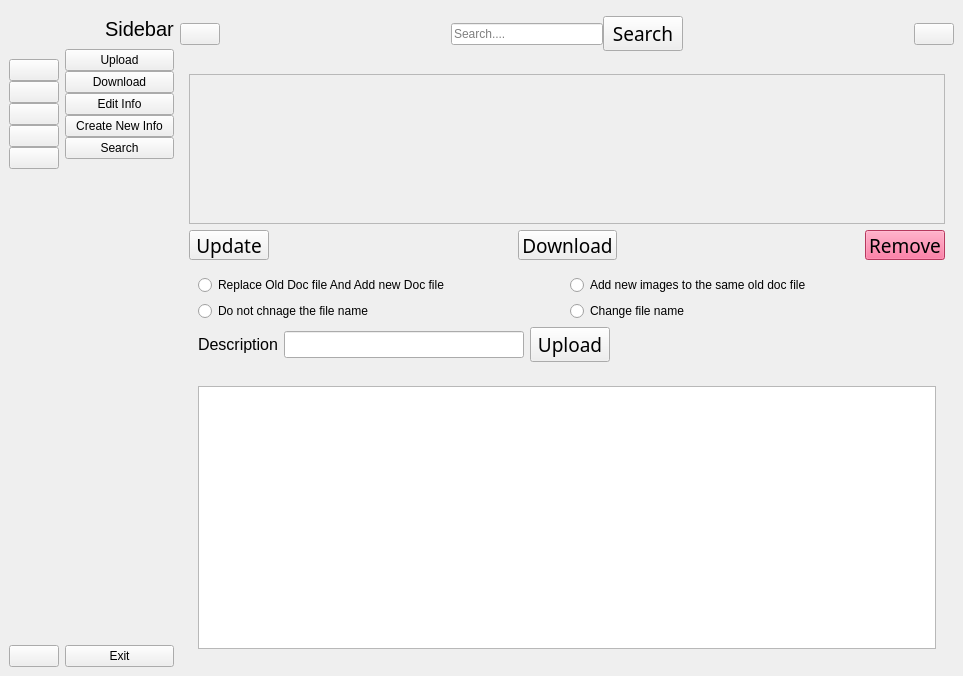
<?xml version="1.0" encoding="UTF-8"?>
<ui version="4.0">
 <class>MainWindow</class>
 <widget class="QMainWindow" name="MainWindow">
  <property name="geometry">
   <rect>
    <x>0</x>
    <y>0</y>
    <width>963</width>
    <height>676</height>
   </rect>
  </property>
  <property name="windowTitle">
   <string>MainWindow</string>
  </property>
  <widget class="QWidget" name="centralwidget">
   <layout class="QGridLayout" name="gridLayout_5">
    <item row="0" column="0">
     <widget class="QWidget" name="icon_only_widget" native="true">
      <layout class="QVBoxLayout" name="verticalLayout_3">
       <property name="spacing">
        <number>0</number>
       </property>
       <property name="leftMargin">
        <number>0</number>
       </property>
       <property name="topMargin">
        <number>0</number>
       </property>
       <property name="rightMargin">
        <number>0</number>
       </property>
       <property name="bottomMargin">
        <number>0</number>
       </property>
       <item>
        <layout class="QHBoxLayout" name="horizontalLayout_2">
         <property name="spacing">
          <number>0</number>
         </property>
         <item>
          <widget class="QLabel" name="logo_label_1">
           <property name="minimumSize">
            <size>
             <width>50</width>
             <height>50</height>
            </size>
           </property>
           <property name="maximumSize">
            <size>
             <width>50</width>
             <height>50</height>
            </size>
           </property>
           <property name="font">
            <font>
             <pointsize>14</pointsize>
            </font>
           </property>
           <property name="text">
            <string/>
           </property>
           <property name="pixmap">
            <pixmap resource="resource.qrc">:/icon/icon/Logo.png</pixmap>
           </property>
           <property name="scaledContents">
            <bool>true</bool>
           </property>
          </widget>
         </item>
        </layout>
       </item>
       <item>
        <layout class="QVBoxLayout" name="verticalLayout_2">
         <property name="spacing">
          <number>0</number>
         </property>
         <item>
          <widget class="QPushButton" name="home_btn_1">
           <property name="text">
            <string/>
           </property>
           <property name="icon">
            <iconset resource="resource.qrc">
             <normaloff>:/icon/icon/home-4-32.ico</normaloff>
             <normalon>:/icon/icon/home-4-48.ico</normalon>:/icon/icon/home-4-32.ico</iconset>
           </property>
           <property name="iconSize">
            <size>
             <width>20</width>
             <height>20</height>
            </size>
           </property>
           <property name="checkable">
            <bool>true</bool>
           </property>
           <property name="autoExclusive">
            <bool>true</bool>
           </property>
          </widget>
         </item>
         <item>
          <widget class="QPushButton" name="dashboard_btn_1">
           <property name="text">
            <string/>
           </property>
           <property name="icon">
            <iconset resource="resource.qrc">
             <normaloff>:/icon/icon/dashboard-5-32.ico</normaloff>
             <normalon>:/icon/icon/dashboard-5-48.ico</normalon>:/icon/icon/dashboard-5-32.ico</iconset>
           </property>
           <property name="iconSize">
            <size>
             <width>20</width>
             <height>20</height>
            </size>
           </property>
           <property name="checkable">
            <bool>true</bool>
           </property>
           <property name="autoExclusive">
            <bool>true</bool>
           </property>
          </widget>
         </item>
         <item>
          <widget class="QPushButton" name="others_btn_1">
           <property name="text">
            <string/>
           </property>
           <property name="icon">
            <iconset resource="resource.qrc">
             <normaloff>:/icon/icon/activity-feed-32.ico</normaloff>
             <normalon>:/icon/icon/activity-feed-48.ico</normalon>:/icon/icon/activity-feed-32.ico</iconset>
           </property>
           <property name="iconSize">
            <size>
             <width>20</width>
             <height>20</height>
            </size>
           </property>
           <property name="checkable">
            <bool>true</bool>
           </property>
           <property name="autoExclusive">
            <bool>true</bool>
           </property>
          </widget>
         </item>
         <item>
          <widget class="QPushButton" name="products_btn_1">
           <property name="text">
            <string/>
           </property>
           <property name="icon">
            <iconset resource="resource.qrc">
             <normaloff>:/icon/icon/product-32.ico</normaloff>
             <normalon>:/icon/icon/product-48.ico</normalon>:/icon/icon/product-32.ico</iconset>
           </property>
           <property name="iconSize">
            <size>
             <width>20</width>
             <height>20</height>
            </size>
           </property>
           <property name="checkable">
            <bool>true</bool>
           </property>
           <property name="autoExclusive">
            <bool>true</bool>
           </property>
          </widget>
         </item>
         <item>
          <widget class="QPushButton" name="customers_btn_1">
           <property name="text">
            <string/>
           </property>
           <property name="icon">
            <iconset resource="resource.qrc">
             <normaloff>:/icon/icon/group-32.ico</normaloff>
             <normalon>:/icon/icon/group-48.ico</normalon>:/icon/icon/group-32.ico</iconset>
           </property>
           <property name="iconSize">
            <size>
             <width>20</width>
             <height>20</height>
            </size>
           </property>
           <property name="checkable">
            <bool>true</bool>
           </property>
           <property name="autoExclusive">
            <bool>true</bool>
           </property>
          </widget>
         </item>
        </layout>
       </item>
       <item>
        <spacer name="verticalSpacer">
         <property name="orientation">
          <enum>Qt::Vertical</enum>
         </property>
         <property name="sizeHint" stdset="0">
          <size>
           <width>20</width>
           <height>373</height>
          </size>
         </property>
        </spacer>
       </item>
       <item>
        <widget class="QPushButton" name="exit_btn_1">
         <property name="text">
          <string/>
         </property>
         <property name="icon">
          <iconset resource="resource.qrc">
           <normaloff>:/icon/icon/close-window-64.ico</normaloff>:/icon/icon/close-window-64.ico</iconset>
         </property>
         <property name="iconSize">
          <size>
           <width>20</width>
           <height>20</height>
          </size>
         </property>
         <property name="checkable">
          <bool>true</bool>
         </property>
         <property name="autoExclusive">
          <bool>true</bool>
         </property>
        </widget>
       </item>
      </layout>
     </widget>
    </item>
    <item row="0" column="1">
     <widget class="QWidget" name="full_menu_widget" native="true">
      <layout class="QVBoxLayout" name="verticalLayout_4">
       <property name="spacing">
        <number>0</number>
       </property>
       <property name="leftMargin">
        <number>0</number>
       </property>
       <property name="topMargin">
        <number>0</number>
       </property>
       <property name="rightMargin">
        <number>0</number>
       </property>
       <property name="bottomMargin">
        <number>0</number>
       </property>
       <item>
        <layout class="QHBoxLayout" name="horizontalLayout_3">
         <property name="spacing">
          <number>0</number>
         </property>
         <item>
          <widget class="QLabel" name="logo_label_2">
           <property name="minimumSize">
            <size>
             <width>40</width>
             <height>40</height>
            </size>
           </property>
           <property name="maximumSize">
            <size>
             <width>40</width>
             <height>40</height>
            </size>
           </property>
           <property name="text">
            <string/>
           </property>
           <property name="pixmap">
            <pixmap resource="resource.qrc">:/icon/icon/Logo.png</pixmap>
           </property>
           <property name="scaledContents">
            <bool>true</bool>
           </property>
          </widget>
         </item>
         <item>
          <widget class="QLabel" name="logo_label_3">
           <property name="font">
            <font>
             <family>Segoe UI</family>
             <pointsize>15</pointsize>
            </font>
           </property>
           <property name="text">
            <string>Sidebar</string>
           </property>
          </widget>
         </item>
        </layout>
       </item>
       <item>
        <layout class="QVBoxLayout" name="verticalLayout">
         <property name="spacing">
          <number>0</number>
         </property>
         <item>
          <widget class="QPushButton" name="home_btn_2">
           <property name="text">
            <string>Upload</string>
           </property>
           <property name="icon">
            <iconset resource="resource.qrc">
             <normaloff>:/icon/icon/home-4-32.ico</normaloff>
             <normalon>:/icon/icon/home-4-48.ico</normalon>:/icon/icon/home-4-32.ico</iconset>
           </property>
           <property name="iconSize">
            <size>
             <width>14</width>
             <height>14</height>
            </size>
           </property>
           <property name="checkable">
            <bool>true</bool>
           </property>
           <property name="autoExclusive">
            <bool>true</bool>
           </property>
          </widget>
         </item>
         <item>
          <widget class="QPushButton" name="dashboard_btn_2">
           <property name="text">
            <string>Download</string>
           </property>
           <property name="icon">
            <iconset resource="resource.qrc">
             <normaloff>:/icon/icon/dashboard-5-32.ico</normaloff>
             <normalon>:/icon/icon/dashboard-5-48.ico</normalon>:/icon/icon/dashboard-5-32.ico</iconset>
           </property>
           <property name="iconSize">
            <size>
             <width>14</width>
             <height>14</height>
            </size>
           </property>
           <property name="checkable">
            <bool>true</bool>
           </property>
           <property name="autoExclusive">
            <bool>true</bool>
           </property>
          </widget>
         </item>
         <item>
          <widget class="QPushButton" name="others_btn_2">
           <property name="text">
            <string>Edit Info</string>
           </property>
           <property name="icon">
            <iconset resource="resource.qrc">
             <normaloff>:/icon/icon/activity-feed-32.ico</normaloff>
             <normalon>:/icon/icon/activity-feed-48.ico</normalon>:/icon/icon/activity-feed-32.ico</iconset>
           </property>
           <property name="iconSize">
            <size>
             <width>14</width>
             <height>14</height>
            </size>
           </property>
           <property name="checkable">
            <bool>true</bool>
           </property>
           <property name="autoExclusive">
            <bool>true</bool>
           </property>
          </widget>
         </item>
         <item>
          <widget class="QPushButton" name="products_btn_2">
           <property name="text">
            <string>Create New Info</string>
           </property>
           <property name="icon">
            <iconset resource="resource.qrc">
             <normaloff>:/icon/icon/product-32.ico</normaloff>
             <normalon>:/icon/icon/product-48.ico</normalon>:/icon/icon/product-32.ico</iconset>
           </property>
           <property name="iconSize">
            <size>
             <width>14</width>
             <height>14</height>
            </size>
           </property>
           <property name="checkable">
            <bool>true</bool>
           </property>
           <property name="autoExclusive">
            <bool>true</bool>
           </property>
          </widget>
         </item>
         <item>
          <widget class="QPushButton" name="customers_btn_2">
           <property name="text">
            <string>Search</string>
           </property>
           <property name="icon">
            <iconset resource="resource.qrc">
             <normaloff>:/icon/icon/group-32.ico</normaloff>
             <normalon>:/icon/icon/group-48.ico</normalon>:/icon/icon/group-32.ico</iconset>
           </property>
           <property name="iconSize">
            <size>
             <width>14</width>
             <height>14</height>
            </size>
           </property>
           <property name="checkable">
            <bool>true</bool>
           </property>
           <property name="autoExclusive">
            <bool>true</bool>
           </property>
          </widget>
         </item>
        </layout>
       </item>
       <item>
        <spacer name="verticalSpacer_2">
         <property name="orientation">
          <enum>Qt::Vertical</enum>
         </property>
         <property name="sizeHint" stdset="0">
          <size>
           <width>20</width>
           <height>413</height>
          </size>
         </property>
        </spacer>
       </item>
       <item>
        <widget class="QPushButton" name="exit_btn_2">
         <property name="text">
          <string>Exit</string>
         </property>
         <property name="icon">
          <iconset resource="resource.qrc">
           <normaloff>:/icon/icon/close-window-64.ico</normaloff>:/icon/icon/close-window-64.ico</iconset>
         </property>
         <property name="iconSize">
          <size>
           <width>14</width>
           <height>14</height>
          </size>
         </property>
         <property name="checkable">
          <bool>true</bool>
         </property>
         <property name="autoExclusive">
          <bool>true</bool>
         </property>
        </widget>
       </item>
      </layout>
     </widget>
    </item>
    <item row="0" column="2">
     <layout class="QVBoxLayout" name="vertical_Layout_6">
      <item>
       <widget class="QWidget" name="header_widget_3" native="true">
        <layout class="QVBoxLayout" name="verticalLayout_5">
         <property name="spacing">
          <number>0</number>
         </property>
         <property name="leftMargin">
          <number>0</number>
         </property>
         <property name="topMargin">
          <number>0</number>
         </property>
         <property name="rightMargin">
          <number>0</number>
         </property>
         <property name="bottomMargin">
          <number>0</number>
         </property>
         <item>
          <widget class="QWidget" name="header_widget" native="true">
           <property name="minimumSize">
            <size>
             <width>0</width>
             <height>40</height>
            </size>
           </property>
           <layout class="QHBoxLayout" name="horizontalLayout_4">
            <property name="spacing">
             <number>0</number>
            </property>
            <property name="leftMargin">
             <number>0</number>
            </property>
            <property name="topMargin">
             <number>0</number>
            </property>
            <property name="rightMargin">
             <number>0</number>
            </property>
            <property name="bottomMargin">
             <number>0</number>
            </property>
            <item>
             <widget class="QPushButton" name="change_btn">
              <property name="text">
               <string/>
              </property>
              <property name="icon">
               <iconset resource="resource.qrc">
                <normaloff>:/icon/icon/activity-feed-32.ico</normaloff>:/icon/icon/activity-feed-32.ico</iconset>
              </property>
              <property name="iconSize">
               <size>
                <width>14</width>
                <height>14</height>
               </size>
              </property>
              <property name="checkable">
               <bool>true</bool>
              </property>
             </widget>
            </item>
            <item>
             <spacer name="horizontalSpacer">
              <property name="orientation">
               <enum>Qt::Horizontal</enum>
              </property>
              <property name="sizeHint" stdset="0">
               <size>
                <width>216</width>
                <height>20</height>
               </size>
              </property>
             </spacer>
            </item>
            <item>
             <widget class="QWidget" name="search_widget" native="true">
              <property name="minimumSize">
               <size>
                <width>0</width>
                <height>50</height>
               </size>
              </property>
              <property name="maximumSize">
               <size>
                <width>16777215</width>
                <height>50</height>
               </size>
              </property>
              <layout class="QHBoxLayout" name="horizontalLayout_7">
               <property name="spacing">
                <number>0</number>
               </property>
               <property name="leftMargin">
                <number>0</number>
               </property>
               <property name="topMargin">
                <number>0</number>
               </property>
               <property name="rightMargin">
                <number>0</number>
               </property>
               <property name="bottomMargin">
                <number>0</number>
               </property>
               <item>
                <widget class="QLineEdit" name="search_input_2">
                 <property name="placeholderText">
                  <string>Search....</string>
                 </property>
                </widget>
               </item>
               <item>
                <widget class="QPushButton" name="search_btn_2">
                 <property name="font">
                  <font>
                   <family>Poppins</family>
                   <pointsize>14</pointsize>
                  </font>
                 </property>
                 <property name="text">
                  <string>Search</string>
                 </property>
                 <property name="icon">
                  <iconset resource="resource.qrc">
                   <normaloff>:/icon/icon/search-13-48.ico</normaloff>:/icon/icon/search-13-48.ico</iconset>
                 </property>
                 <property name="iconSize">
                  <size>
                   <width>14</width>
                   <height>14</height>
                  </size>
                 </property>
                </widget>
               </item>
              </layout>
             </widget>
            </item>
            <item>
             <spacer name="horizontalSpacer_2">
              <property name="orientation">
               <enum>Qt::Horizontal</enum>
              </property>
              <property name="sizeHint" stdset="0">
               <size>
                <width>216</width>
                <height>20</height>
               </size>
              </property>
             </spacer>
            </item>
            <item>
             <widget class="QPushButton" name="user_btn">
              <property name="text">
               <string/>
              </property>
              <property name="icon">
               <iconset resource="resource.qrc">
                <normaloff>:/icon/icon/user-48.ico</normaloff>:/icon/icon/user-48.ico</iconset>
              </property>
              <property name="iconSize">
               <size>
                <width>14</width>
                <height>14</height>
               </size>
              </property>
             </widget>
            </item>
           </layout>
          </widget>
         </item>
        </layout>
       </widget>
      </item>
      <item>
       <widget class="QStackedWidget" name="page_stackedWidget">
        <property name="currentIndex">
         <number>1</number>
        </property>
        <widget class="QWidget" name="upload_page">
         <layout class="QGridLayout" name="gridLayout_4">
          <item row="0" column="0">
           <widget class="QWidget" name="widget_for_scroll" native="true">
            <layout class="QGridLayout" name="gridLayout">
             <item row="0" column="0">
              <widget class="QScrollArea" name="scrollArea">
               <property name="widgetResizable">
                <bool>true</bool>
               </property>
               <widget class="QWidget" name="scrollAreaWidgetContents_2">
                <property name="geometry">
                 <rect>
                  <x>0</x>
                  <y>0</y>
                  <width>732</width>
                  <height>246</height>
                 </rect>
                </property>
               </widget>
              </widget>
             </item>
            </layout>
           </widget>
          </item>
          <item row="1" column="0">
           <widget class="QWidget" name="widget_upload" native="true">
            <layout class="QGridLayout" name="gridLayout_2">
             <item row="0" column="0">
              <layout class="QHBoxLayout" name="horizontalLayout_5">
               <item>
                <widget class="QLabel" name="label">
                 <property name="font">
                  <font>
                   <pointsize>12</pointsize>
                  </font>
                 </property>
                 <property name="text">
                  <string>Description</string>
                 </property>
                </widget>
               </item>
               <item>
                <widget class="QLineEdit" name="lineEdit">
                 <property name="font">
                  <font>
                   <pointsize>12</pointsize>
                  </font>
                 </property>
                </widget>
               </item>
              </layout>
             </item>
             <item row="0" column="1">
              <spacer name="horizontalSpacer_3">
               <property name="orientation">
                <enum>Qt::Horizontal</enum>
               </property>
               <property name="sizeHint" stdset="0">
                <size>
                 <width>320</width>
                 <height>20</height>
                </size>
               </property>
              </spacer>
             </item>
             <item row="0" column="2">
              <widget class="QPushButton" name="pushButton">
               <property name="font">
                <font>
                 <pointsize>14</pointsize>
                </font>
               </property>
               <property name="text">
                <string>Upload</string>
               </property>
              </widget>
             </item>
            </layout>
           </widget>
          </item>
          <item row="2" column="0">
           <widget class="QWidget" name="widget" native="true">
            <property name="minimumSize">
             <size>
              <width>0</width>
              <height>100</height>
             </size>
            </property>
            <property name="maximumSize">
             <size>
              <width>16777215</width>
              <height>300</height>
             </size>
            </property>
            <layout class="QGridLayout" name="gridLayout_3">
             <item row="0" column="0">
              <widget class="QTextEdit" name="textEdit"/>
             </item>
            </layout>
           </widget>
          </item>
         </layout>
        </widget>
        <widget class="QWidget" name="download_page">
         <layout class="QGridLayout" name="gridLayout_6">
          <item row="1" column="0">
           <widget class="QWidget" name="widget_for_scroll_download_page" native="true">
            <property name="minimumSize">
             <size>
              <width>0</width>
              <height>150</height>
             </size>
            </property>
            <property name="maximumSize">
             <size>
              <width>16777215</width>
              <height>150</height>
             </size>
            </property>
            <layout class="QVBoxLayout" name="verticalLayout_7">
             <property name="spacing">
              <number>0</number>
             </property>
             <property name="leftMargin">
              <number>0</number>
             </property>
             <property name="topMargin">
              <number>0</number>
             </property>
             <property name="rightMargin">
              <number>0</number>
             </property>
             <property name="bottomMargin">
              <number>0</number>
             </property>
             <item>
              <widget class="QScrollArea" name="scrollArea_2">
               <property name="widgetResizable">
                <bool>true</bool>
               </property>
               <widget class="QWidget" name="scrollAreaWidgetContents_3">
                <property name="geometry">
                 <rect>
                  <x>0</x>
                  <y>0</y>
                  <width>750</width>
                  <height>148</height>
                 </rect>
                </property>
                <layout class="QVBoxLayout" name="verticalLayout_6"/>
               </widget>
              </widget>
             </item>
            </layout>
           </widget>
          </item>
          <item row="2" column="0">
           <widget class="QWidget" name="widget_actions" native="true">
            <property name="minimumSize">
             <size>
              <width>0</width>
              <height>30</height>
             </size>
            </property>
            <property name="maximumSize">
             <size>
              <width>16777215</width>
              <height>30</height>
             </size>
            </property>
            <layout class="QHBoxLayout" name="horizontalLayout_8">
             <property name="spacing">
              <number>0</number>
             </property>
             <property name="leftMargin">
              <number>0</number>
             </property>
             <property name="topMargin">
              <number>0</number>
             </property>
             <property name="rightMargin">
              <number>0</number>
             </property>
             <property name="bottomMargin">
              <number>0</number>
             </property>
             <item>
              <widget class="QPushButton" name="pushButton_update">
               <property name="font">
                <font>
                 <family>Poppins</family>
                 <pointsize>14</pointsize>
                </font>
               </property>
               <property name="text">
                <string>Update</string>
               </property>
              </widget>
             </item>
             <item>
              <spacer name="horizontalSpacer_5">
               <property name="orientation">
                <enum>Qt::Horizontal</enum>
               </property>
               <property name="sizeHint" stdset="0">
                <size>
                 <width>238</width>
                 <height>20</height>
                </size>
               </property>
              </spacer>
             </item>
             <item>
              <widget class="QPushButton" name="pushButton_4">
               <property name="font">
                <font>
                 <family>Poppins</family>
                 <pointsize>14</pointsize>
                </font>
               </property>
               <property name="text">
                <string>Download</string>
               </property>
              </widget>
             </item>
             <item>
              <spacer name="horizontalSpacer_6">
               <property name="orientation">
                <enum>Qt::Horizontal</enum>
               </property>
               <property name="sizeHint" stdset="0">
                <size>
                 <width>238</width>
                 <height>20</height>
                </size>
               </property>
              </spacer>
             </item>
             <item>
              <widget class="QPushButton" name="pushButton_5">
               <property name="font">
                <font>
                 <family>Poppins</family>
                 <pointsize>14</pointsize>
                </font>
               </property>
               <property name="styleSheet">
                <string notr="true">background-color:rgb(255, 79, 132)</string>
               </property>
               <property name="text">
                <string>Remove</string>
               </property>
              </widget>
             </item>
            </layout>
           </widget>
          </item>
          <item row="3" column="0">
           <widget class="QWidget" name="widget_upload_edit" native="true">
            <layout class="QVBoxLayout" name="verticalLayout_8">
             <item>
              <layout class="QHBoxLayout" name="horizontalLayout_9">
               <item>
                <widget class="QRadioButton" name="radioButton">
                 <property name="text">
                  <string>Replace Old Doc file And Add new Doc file</string>
                 </property>
                </widget>
               </item>
               <item>
                <widget class="QRadioButton" name="radioButton_2">
                 <property name="text">
                  <string>Add new images to the same old doc file</string>
                 </property>
                </widget>
               </item>
              </layout>
             </item>
             <item>
              <layout class="QHBoxLayout" name="horizontalLayout_10">
               <item>
                <widget class="QRadioButton" name="radioButton_4">
                 <property name="text">
                  <string>Do not chnage the file name</string>
                 </property>
                </widget>
               </item>
               <item>
                <widget class="QRadioButton" name="radioButton_3">
                 <property name="text">
                  <string>Change file name</string>
                 </property>
                </widget>
               </item>
              </layout>
             </item>
             <item>
              <layout class="QHBoxLayout" name="horizontalLayout_11">
               <item>
                <layout class="QHBoxLayout" name="horizontalLayout_6">
                 <item>
                  <widget class="QLabel" name="label_2">
                   <property name="font">
                    <font>
                     <pointsize>12</pointsize>
                    </font>
                   </property>
                   <property name="text">
                    <string>Description</string>
                   </property>
                  </widget>
                 </item>
                 <item>
                  <widget class="QLineEdit" name="lineEdit_2">
                   <property name="font">
                    <font>
                     <pointsize>12</pointsize>
                    </font>
                   </property>
                  </widget>
                 </item>
                </layout>
               </item>
               <item>
                <widget class="QPushButton" name="pushButton_2">
                 <property name="font">
                  <font>
                   <family>Poppins</family>
                   <pointsize>14</pointsize>
                  </font>
                 </property>
                 <property name="text">
                  <string>Upload</string>
                 </property>
                </widget>
               </item>
               <item>
                <spacer name="horizontalSpacer_4">
                 <property name="orientation">
                  <enum>Qt::Horizontal</enum>
                 </property>
                 <property name="sizeHint" stdset="0">
                  <size>
                   <width>307</width>
                   <height>20</height>
                  </size>
                 </property>
                </spacer>
               </item>
              </layout>
             </item>
            </layout>
           </widget>
          </item>
          <item row="4" column="0">
           <widget class="QWidget" name="show_result_widget" native="true">
            <layout class="QHBoxLayout" name="horizontalLayout_12">
             <item>
              <widget class="QPlainTextEdit" name="plainTextEdit"/>
             </item>
            </layout>
           </widget>
          </item>
         </layout>
        </widget>
       </widget>
      </item>
     </layout>
    </item>
   </layout>
  </widget>
 </widget>
 <resources>
  <include location="resource.qrc"/>
 </resources>
 <connections>
  <connection>
   <sender>home_btn_1</sender>
   <signal>toggled(bool)</signal>
   <receiver>home_btn_2</receiver>
   <slot>setChecked(bool)</slot>
   <hints>
    <hint type="sourcelabel">
     <x>59</x>
     <y>89</y>
    </hint>
    <hint type="destinationlabel">
     <x>174</x>
     <y>74</y>
    </hint>
   </hints>
  </connection>
  <connection>
   <sender>dashboard_btn_1</sender>
   <signal>toggled(bool)</signal>
   <receiver>dashboard_btn_2</receiver>
   <slot>setChecked(bool)</slot>
   <hints>
    <hint type="sourcelabel">
     <x>59</x>
     <y>117</y>
    </hint>
    <hint type="destinationlabel">
     <x>174</x>
     <y>97</y>
    </hint>
   </hints>
  </connection>
  <connection>
   <sender>others_btn_1</sender>
   <signal>toggled(bool)</signal>
   <receiver>others_btn_2</receiver>
   <slot>setChecked(bool)</slot>
   <hints>
    <hint type="sourcelabel">
     <x>59</x>
     <y>145</y>
    </hint>
    <hint type="destinationlabel">
     <x>174</x>
     <y>120</y>
    </hint>
   </hints>
  </connection>
  <connection>
   <sender>products_btn_2</sender>
   <signal>toggled(bool)</signal>
   <receiver>products_btn_1</receiver>
   <slot>setChecked(bool)</slot>
   <hints>
    <hint type="sourcelabel">
     <x>174</x>
     <y>143</y>
    </hint>
    <hint type="destinationlabel">
     <x>59</x>
     <y>173</y>
    </hint>
   </hints>
  </connection>
  <connection>
   <sender>products_btn_1</sender>
   <signal>toggled(bool)</signal>
   <receiver>products_btn_2</receiver>
   <slot>setChecked(bool)</slot>
   <hints>
    <hint type="sourcelabel">
     <x>59</x>
     <y>173</y>
    </hint>
    <hint type="destinationlabel">
     <x>174</x>
     <y>143</y>
    </hint>
   </hints>
  </connection>
  <connection>
   <sender>customers_btn_1</sender>
   <signal>toggled(bool)</signal>
   <receiver>customers_btn_2</receiver>
   <slot>setChecked(bool)</slot>
   <hints>
    <hint type="sourcelabel">
     <x>59</x>
     <y>201</y>
    </hint>
    <hint type="destinationlabel">
     <x>174</x>
     <y>166</y>
    </hint>
   </hints>
  </connection>
  <connection>
   <sender>home_btn_2</sender>
   <signal>toggled(bool)</signal>
   <receiver>home_btn_1</receiver>
   <slot>setChecked(bool)</slot>
   <hints>
    <hint type="sourcelabel">
     <x>174</x>
     <y>74</y>
    </hint>
    <hint type="destinationlabel">
     <x>59</x>
     <y>89</y>
    </hint>
   </hints>
  </connection>
  <connection>
   <sender>dashboard_btn_2</sender>
   <signal>toggled(bool)</signal>
   <receiver>dashboard_btn_1</receiver>
   <slot>setChecked(bool)</slot>
   <hints>
    <hint type="sourcelabel">
     <x>174</x>
     <y>97</y>
    </hint>
    <hint type="destinationlabel">
     <x>59</x>
     <y>117</y>
    </hint>
   </hints>
  </connection>
  <connection>
   <sender>others_btn_2</sender>
   <signal>toggled(bool)</signal>
   <receiver>others_btn_1</receiver>
   <slot>setChecked(bool)</slot>
   <hints>
    <hint type="sourcelabel">
     <x>174</x>
     <y>120</y>
    </hint>
    <hint type="destinationlabel">
     <x>59</x>
     <y>145</y>
    </hint>
   </hints>
  </connection>
  <connection>
   <sender>customers_btn_2</sender>
   <signal>toggled(bool)</signal>
   <receiver>customers_btn_1</receiver>
   <slot>setChecked(bool)</slot>
   <hints>
    <hint type="sourcelabel">
     <x>174</x>
     <y>166</y>
    </hint>
    <hint type="destinationlabel">
     <x>59</x>
     <y>201</y>
    </hint>
   </hints>
  </connection>
  <connection>
   <sender>change_btn</sender>
   <signal>toggled(bool)</signal>
   <receiver>icon_only_widget</receiver>
   <slot>setVisible(bool)</slot>
   <hints>
    <hint type="sourcelabel">
     <x>207</x>
     <y>39</y>
    </hint>
    <hint type="destinationlabel">
     <x>60</x>
     <y>338</y>
    </hint>
   </hints>
  </connection>
  <connection>
   <sender>change_btn</sender>
   <signal>toggled(bool)</signal>
   <receiver>full_menu_widget</receiver>
   <slot>setHidden(bool)</slot>
   <hints>
    <hint type="sourcelabel">
     <x>207</x>
     <y>39</y>
    </hint>
    <hint type="destinationlabel">
     <x>175</x>
     <y>246</y>
    </hint>
   </hints>
  </connection>
  <connection>
   <sender>exit_btn_2</sender>
   <signal>clicked()</signal>
   <receiver>MainWindow</receiver>
   <slot>close()</slot>
   <hints>
    <hint type="sourcelabel">
     <x>175</x>
     <y>648</y>
    </hint>
    <hint type="destinationlabel">
     <x>361</x>
     <y>622</y>
    </hint>
   </hints>
  </connection>
  <connection>
   <sender>exit_btn_1</sender>
   <signal>clicked()</signal>
   <receiver>MainWindow</receiver>
   <slot>close()</slot>
   <hints>
    <hint type="sourcelabel">
     <x>53</x>
     <y>648</y>
    </hint>
    <hint type="destinationlabel">
     <x>441</x>
     <y>622</y>
    </hint>
   </hints>
  </connection>
 </connections>
</ui>
